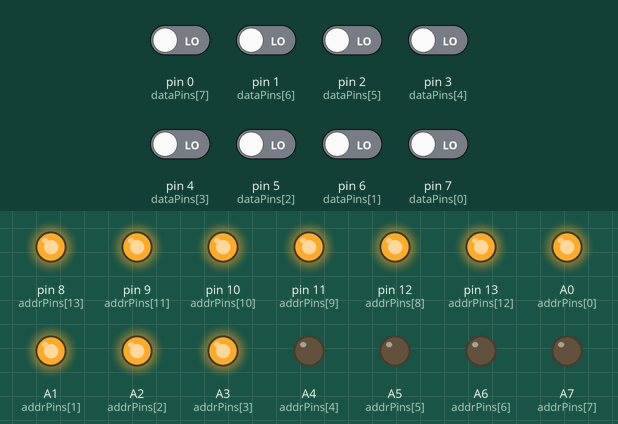
Bench run of a program on a simulated Teensy 4. On the bench: output pins drawn as LEDs (lit = HIGH). Inputs (shaded band) come from the test bench; at power-on: pin 0 (dataPins[7]), pin 1 (dataPins[6]), pin 2 (dataPins[5]), pin 3 (dataPins[4]), pin 4 (dataPins[3]), pin 5 (dataPins[2]), pin 6 (dataPins[1]), pin 7 (dataPins[0]) LOW. What the program prints to the serial monitor is not drawn.

Above: at 0.1 s.
Timing chart, 0 to 1.6 s (numbered marks = the images above):
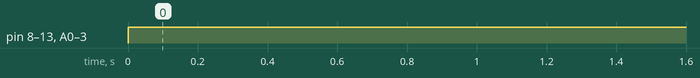

The program:

main.cpp
```cpp
#include <Arduino.h>


int8_t addrPins[16] = {14,15,16,17,18,19,20,21,12,11,10,9,13,8,22};
int8_t dataPins[8] = {7,6,5,4,3,2,1,0};
int8_t writeE = 23;

class hexClass{
    public:
        String addr;
        String data;
        hexClass(String Addr, String Data){
            addr = Addr;
            data = Data;
        };
};

hexClass* instruction = new hexClass("f0ff","f0");

String HextoBin(String hex){

  String bin;
  for(unsigned i = 0;i < bin.length() - 1;i++){
    if(hex.charAt(i) == 'f'){
      bin.append("1111");
    }else if(hex.charAt(i) == 'e'){
      bin.append("1110");
    }else if(hex.charAt(i) == 'd'){
      bin.append("1101");
    }else if(hex.charAt(i) == 'c'){
      bin.append("1100");
    }else if(hex.charAt(i) == 'b'){
      bin.append("1011");
    }else if(hex.charAt(i) == 'a'){
      bin.append("1010");
    }else if(hex.charAt(i) =='9'){
      bin.append("1001");
    }else if(hex.charAt(i) =='8'){
      bin.append("1000");
    }else if(hex.charAt(i) =='7'){
      bin.append("0111");
    }else if(hex.charAt(i) =='6'){
      bin.append("0110");
    }else if(hex.charAt(i) =='5'){
      bin.append("0101");
    }else if(hex.charAt(i) =='4'){
      bin.append("0100");
    }else if(hex.charAt(i) =='3'){
      bin.append("0011");
    }else if(hex.charAt(i) =='2'){
      bin.append("0010");
    }else if(hex.charAt(i) =='1'){
      bin.append("0001");
    }else if(hex.charAt(i) =='0'){
      bin.append("0000");
    }
  }
  return bin;
}


void write(hexClass* data){


  for(unsigned i = 0; i < (sizeof(addrPins) / sizeof(addrPins[0]));i++){
    pinMode(addrPins[i],OUTPUT);
  }

  for(unsigned i = 0; i < (sizeof(dataPins) / sizeof(dataPins[0]));i++){
    pinMode(dataPins[i],OUTPUT);
  }


  String dataBin = HextoBin(data -> data);
  String addrBin = HextoBin(data -> addr);

  //Serial.println(addrBin);
  //Serial.println(dataBin);


  for(int i = addrBin.length() - 2;i >= 0;i--){
    if(addrBin.charAt(i) == '1'){
      digitalWrite(addrPins[i],HIGH);
    }else{
      digitalWrite(addrPins[i],LOW);
    }
  }


  for(int i = dataBin.length() - 1;i >= 0;i--){

    if(dataBin.charAt(i) == '1'){
      digitalWrite(dataPins[i],HIGH);
    }else{
      digitalWrite(dataPins[i],LOW);
    }
  }

  digitalWrite(writeE,LOW);
  delayNanoseconds(100);
  digitalWrite(writeE,HIGH);
}

String read(hexClass* data){
  for(unsigned i = 0; i < (sizeof(addrPins) / sizeof(addrPins[0]));i++){
    pinMode(addrPins[i],OUTPUT);
  }

  for(unsigned i = 0; i < (sizeof(dataPins) / sizeof(dataPins[0]));i++){
    pinMode(dataPins[i],INPUT);
  }


  String addrBin = HextoBin(data -> addr);

  //Serial.println(addrBin);

  for(int i = addrBin.length() - 2;i >= 0;i--){
    if(addrBin.charAt(i) == '1'){
      digitalWrite(addrPins[i],HIGH);
    }else{
      digitalWrite(addrPins[i],LOW);
    }

  }

  String input;

  for(unsigned i = 0; i < (sizeof(dataPins) / sizeof(dataPins[0]));i++){
    input += digitalRead(dataPins[i]);
  }


  return input;

}


void setup() {
  // put your setup code here, to run once:
pinMode(writeE,OUTPUT);
//digitalWrite(writeE,HIGH);

Serial.begin(9600);
while(!Serial){}
Serial.println("connected");

  //Serial.println(read(instruction));
  /*
  write(new hexClass("5555","aa"));
  delayNanoseconds(100);
  write(new hexClass("2aaa","55"));
  delayNanoseconds(100);
  write(new hexClass("5555","80"));
  delayNanoseconds(100);
  write(new hexClass("5555","aa"));
  delayNanoseconds(100);
  write(new hexClass("2aaa","55"));
  delayNanoseconds(100);
  write(new hexClass("5555","20"));
  delayNanoseconds(100);
  write(new hexClass("0000","ff"));
  delayNanoseconds(100);
  write(new hexClass("0000","fff"));
  delay(1);

write(instruction);
*/

  //pinMode(13,OUTPUT);
 // digitalWrite(13,HIGH);
}

void loop() {
  //Serial.println("Read or Write, w/r");
  // put your main code here, to run repeatedly:
 Serial.println(read(instruction));
 delay(100);
}
```

Measured:
- by itself, pin 8 (addrPins[13]), pin 9 (addrPins[11]), pin 10 (addrPins[10]), pin 11 (addrPins[9]), pin 12 (addrPins[8]), pin 13 (addrPins[12]), A0 (addrPins[0]), A1 (addrPins[1]), A2 (addrPins[2]), A3 (addrPins[3]): LOW → HIGH at 0.00 s
